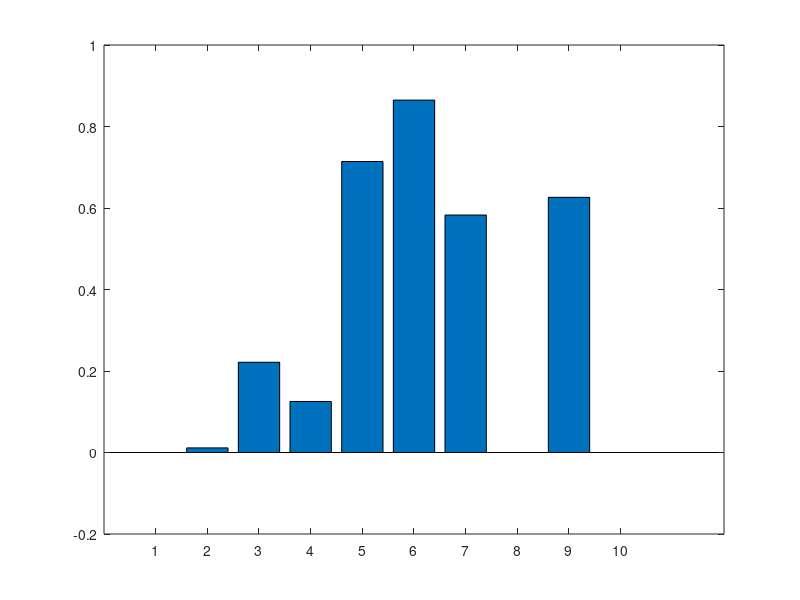

Here is the MATLAB script that generated this plot: (Note: this script raises an error after producing the figure.)
%Moment arms (in m). Order: 
% 1. hip, 2. knee, 3. ankle in columns
MomentArms=[3.4 0 0; ... iliacus
    4.2 4.3 0; ... rectus femoris
    -5.6 -3.3 0;... biceps femoris
    -4.8 -4.0 0;... semitendinosus
    -6.0 0 0; ... gluteus maximus
    0 3.9 0;... vastus lateralis
    0 3.8 0;... vastus medialis
    0 -1.8 -4.7;... gastrocnemius lateralis
    0 0 -4.5;... soleus
    0 0 4.2]*0.01; % tibialis anterior

% Maximum isometric forces. Same order as the moment arms
Fiso=[1073; 1169; 804; 1288; 1000; 1871; 1294; 683; 3549; 905];
% Fiso(6)=Fiso(6)*0.5;
% Fiso(7)=Fiso(7)*0.5;

% Given moments at the hip, knee and ankle
M=[-60; 80; -100];

%% quadprog (from quadratic programming) in MATLAB solves a quadratic programming problem
% One can call it as follows: X = quadprog(H,f,A,b,Aeq,beq,LB,UB,X0,OPTIONS)
% It solves the following problem:
% min 0.5*x'*H*x + f'*x   subject to:  A*x <= b 

% So, in our case, x are the muscle activations (10 muscle activations), 
% which are our design variables (variables to be optimized), 
% H=2*ones(nmuscles, nmuscles), f=zeros(nmuscles,1), A and b do not apply, 
% since we do not have inequality constraints in our problem; and 
% Aeq will be the moment arms and beq the given joint moments

nmuscles=10; %we have 10 muscles
H=2*eye(nmuscles,nmuscles); 
f=zeros(nmuscles,1);
A=[];
b=[];
Aeq=(MomentArms').*Fiso'; %note that x is a vector of 10 rows, so 
    % MomentArms variable needs to be transposed
beq=M;
%muscle activations are bound between 0 (lower bound - lb) and 1 (upper
%bound - 1)
lb=zeros(nmuscles,1);
ub=ones(nmuscles,1);

%Solve the problem
sol=quadprog(H,f,A,b,Aeq,beq,lb,ub);

% Calculate joint moments from the solution to check if the statement of
% the problem is satisfied
Moment_sol=sum(MomentArms.*sol.*Fiso);

%% Plot muscle activations
figure
muscle_labels={'ili','rf','bf','semim','glumax','vaslat','vasmed','gaslat','sol','tibant'};
bar(sol);
set(gca,'XTick',[1:10],'XTickLabels', muscle_labels);
ylabel('muscle activations []');
title('Muscle activations');

%% Plot muscle forces
figure
muscle_labels={'ili','rf','bf','semim','glumax','vaslat','vasmed','gaslat','sol','tibant'};
bar(sol.*Fiso);
set(gca,'XTick',[1:10],'XTickLabels', muscle_labels);
ylabel('muscle forces []');
title('Muscle forces');

%% Resultant joint moments
figure
joint_moments={'hip','knee','ankle'};
bar(Moment_sol);
set(gca,'XTick',[1:10],'XTickLabels', joint_moments);
ylabel('Joint Moments [Nm]');
title('Joint moments');